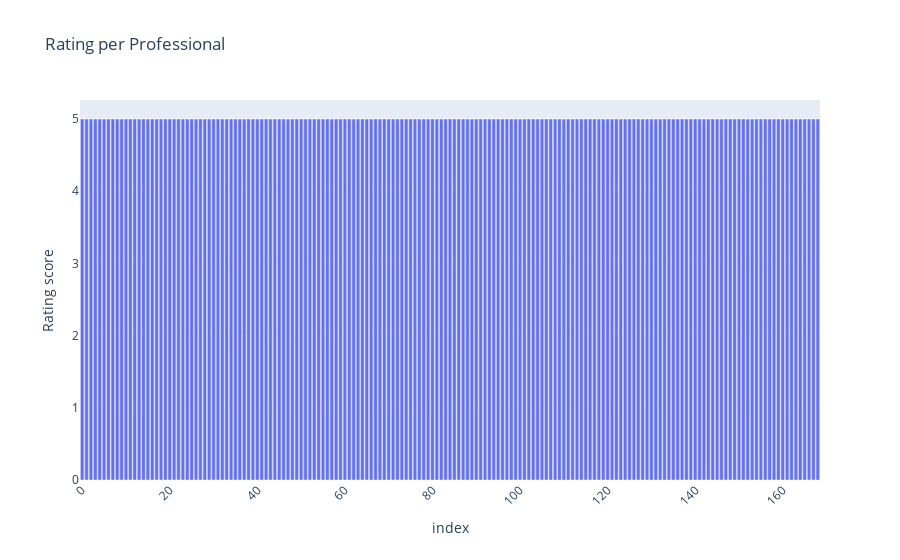

Notebook code for this chart:
### Markdown cell above
##### Visualize Rewarded Profesionals

### Code cell
import plotly.express as px

# Plot graph
fig = px.bar(
    loyal_summary,
    y="rating",
    title="Rating per Professional",
    labels={"rating": "Rating score"}
)

fig.update_layout(xaxis_tickangle=-45) # Rotate label for readablity
fig.show()

### Figure 1 — Plotly figure (JSON) as saved in the notebook; plotly's stock layout.template omitted (floating-point values rounded to 4 significant figures; data arrays with more than 128 entries replaced by an {"elided": "..."} marker saying what was removed)
{"data": [{"hovertemplate": "index=%{x}<br>Rating score=%{y}<extra></extra>", "legendgroup": "", "marker": {"color": "#636efa", "pattern": {"shape": ""}}, "name": "", "orientation": "v", "showlegend": false, "textposition": "auto", "type": "bar", "x": {"elided": "169 int values"}, "xaxis": "x", "y": {"elided": "169 float values"}, "yaxis": "y"}], "layout": {"barmode": "relative", "legend": {"tracegroupgap": 0}, "title": {"text": "Rating per Professional"}, "xaxis": {"anchor": "y", "domain": [0, 1], "tickangle": -45, "title": {"text": "index"}}, "yaxis": {"anchor": "x", "domain": [0, 1], "title": {"text": "Rating score"}}}}
